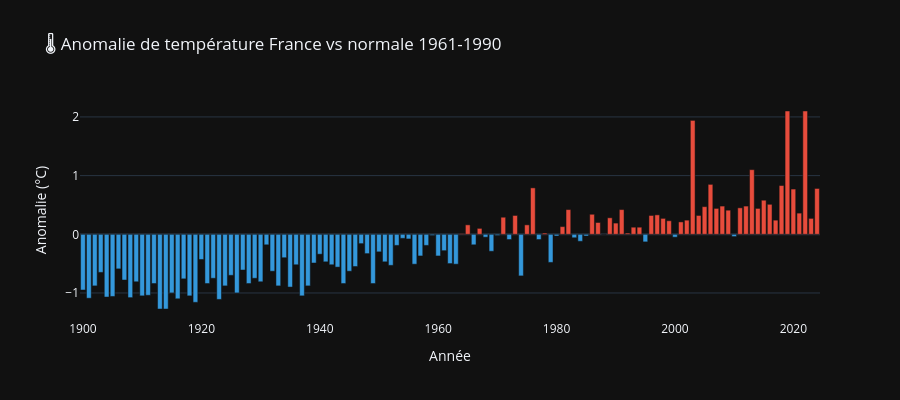

Notebook code cell kept with this figure:
### Code cell
# Anomalie de température : visualisation type GIEC (barres rouges/bleues)
if 'anomalie_temp_c' in df.columns:
    df_anom = df.dropna(subset=['anomalie_temp_c'])
    colors_anom = ['#e74c3c' if v > 0 else '#3498db' for v in df_anom['anomalie_temp_c']]
    
    fig_anom = go.Figure(go.Bar(
        x=df_anom['annee'],
        y=df_anom['anomalie_temp_c'],
        marker_color=colors_anom,
        name='Anomalie',
    ))
    fig_anom.update_layout(
        title='🌡️ Anomalie de température France vs normale 1961-1990',
        template='plotly_dark', height=400,
        xaxis_title='Année', yaxis_title='Anomalie (°C)',
    )
    fig_anom.show()

### Figure 1 — Plotly figure (JSON) as saved in the notebook; plotly's stock layout.template omitted (floating-point values rounded to 4 significant figures)
{"data": [{"marker": {"color": ["#3498db", "#3498db", "#3498db", "#3498db", "#3498db", "#3498db", "#3498db", "#3498db", "#3498db", "#3498db", "#3498db", "#3498db", "#3498db", "#3498db", "#3498db", "#3498db", "#3498db", "#3498db", "#3498db", "#3498db", "#3498db", "#3498db", "#3498db", "#3498db", "#3498db", "#3498db", "#3498db", "#3498db", "#3498db", "#3498db", "#3498db", "#3498db", "#3498db", "#3498db", "#3498db", "#3498db", "#3498db", "#3498db", "#3498db", "#3498db", "#3498db", "#3498db", "#3498db", "#3498db", "#3498db", "#3498db", "#3498db", "#3498db", "#3498db", "#3498db", "#3498db", "#3498db", "#3498db", "#3498db", "#3498db", "#3498db", "#3498db", "#3498db", "#3498db", "#3498db", "#3498db", "#3498db", "#3498db", "#3498db", "#e74c3c", "#e74c3c", "#3498db", "#e74c3c", "#3498db", "#3498db", "#3498db", "#e74c3c", "#3498db", "#e74c3c", "#3498db", "#e74c3c", "#e74c3c", "#3498db", "#e74c3c", "#3498db", "#3498db", "#e74c3c", "#e74c3c", "#3498db", "#3498db", "#3498db", "#e74c3c", "#e74c3c", "#e74c3c", "#e74c3c", "#e74c3c", "#e74c3c", "#e74c3c", "#e74c3c", "#e74c3c", "#3498db", "#e74c3c", "#e74c3c", "#e74c3c", "#e74c3c", "#3498db", "#e74c3c", "#e74c3c", "#e74c3c", "#e74c3c", "#e74c3c", "#e74c3c", "#e74c3c", "#e74c3c", "#e74c3c", "#3498db", "#e74c3c", "#e74c3c", "#e74c3c", "#e74c3c", "#e74c3c", "#e74c3c", "#e74c3c", "#e74c3c", "#e74c3c", "#e74c3c", "#e74c3c", "#e74c3c", "#e74c3c", "#e74c3c"]}, "name": "Anomalie", "type": "bar", "x": [1900, 1901, 1902, 1903, 1904, 1905, 1906, 1907, 1908, 1909, 1910, 1911, 1912, 1913, 1914, 1915, 1916, 1917, 1918, 1919, 1920, 1921, 1922, 1923, 1924, 1925, 1926, 1927, 1928, 1929, 1930, 1931, 1932, 1933, 1934, 1935, 1936, 1937, 1938, 1939, 1940, 1941, 1942, 1943, 1944, 1945, 1946, 1947, 1948, 1949, 1950, 1951, 1952, 1953, 1954, 1955, 1956, 1957, 1958, 1959, 1960, 1961, 1962, 1963, 1964, 1965, 1966, 1967, 1968, 1969, 1970, 1971, 1972, 1973, 1974, 1975, 1976, 1977, 1978, 1979, 1980, 1981, 1982, 1983, 1984, 1985, 1986, 1987, 1988, 1989, 1990, 1991, 1992, 1993, 1994, 1995, 1996, 1997, 1998, 1999, 2000, 2001, 2002, 2003, 2004, 2005, 2006, 2007, 2008, 2009, 2010, 2011, 2012, 2013, 2014, 2015, 2016, 2017, 2018, 2019, 2020, 2021, 2022, 2023, 2024], "y": [-0.949, -1.089, -0.879, -0.649, -1.069, -1.059, -0.589, -0.779, -1.079, -0.809, -1.049, -1.039, -0.839, -1.273, -1.273, -0.999, -1.099, -0.759, -1.049, -1.159, -0.429, -0.839, -0.749, -1.109, -0.879, -0.699, -0.999, -0.609, -0.839, -0.749, -0.809, -0.179, -0.629, -0.879, -0.399, -0.899, -0.519, -1.049, -0.879, -0.489, -0.339, -0.469, -0.519, -0.559, -0.839, -0.629, -0.549, -0.159, -0.329, -0.839, -0.299, -0.469, -0.529, -0.189, -0.069, -0.079, -0.509, -0.369, -0.189, -0.019, -0.369, -0.279, -0.499, -0.509, 0.011, 0.161, -0.179, 0.101, -0.049, -0.289, -0.019, 0.291, -0.089, 0.321, -0.709, 0.161, 0.791, -0.089, 0.021, -0.479, -0.029, 0.131, 0.421, -0.059, -0.119, -0.029, 0.341, 0.201, 0.001, 0.281, 0.191, 0.421, 0.021, 0.121, 0.121, -0.129, 0.321, 0.331, 0.271, 0.231, -0.049, 0.211, 0.241, 1.941, 0.321, 0.471, 0.851, 0.441, 0.481, 0.411, -0.039, 0.451, 0.481, 1.101, 0.441, 0.581, 0.511, 0.241, 0.831, 2.101, 0.771, 0.361, 2.101, 0.271, 0.781]}], "layout": {"height": 400, "title": {"text": "🌡️ Anomalie de température France vs normale 1961-1990"}, "xaxis": {"title": {"text": "Année"}}, "yaxis": {"title": {"text": "Anomalie (°C)"}}}}
